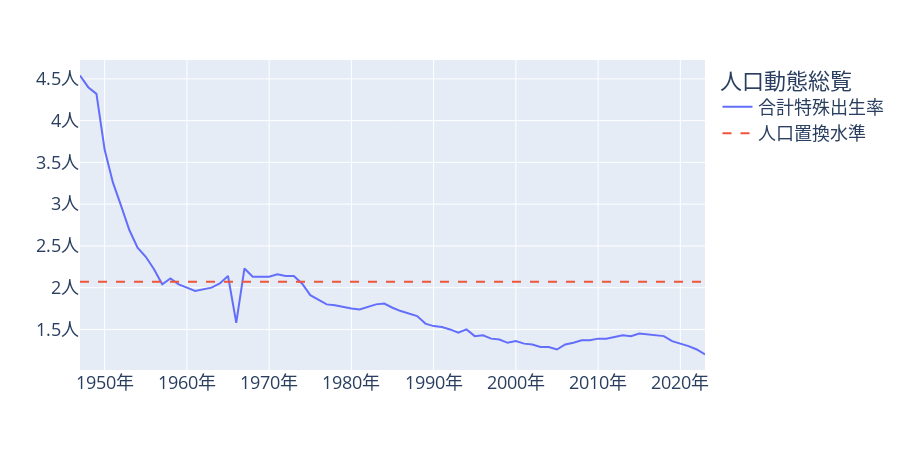

The notebook cell this image was saved under:
### Code cell
tfr_fig = px.line(tfr_df, x="年", y="値", color="人口動態総覧")
tfr_fig.add_trace(go.Scatter(
    # データの「年」の最小と最大を自動で使う
x = [tfr_df["年"].min(), tfr_df["年"].max()], 
    y=[2.07, 2.07],
    mode="lines", 
    line={"dash": "dash"},
    name="人口置換水準"))
tfr_fig.update_layout(width=900, height=450, font={"size": 18},
    xaxis={"ticksuffix": "年", "title": None},
    yaxis= {"ticksuffix": "人", "title": None}
)
tfr_fig.show()

### Figure 1 — Plotly figure (JSON) as saved in the notebook; plotly's stock layout.template omitted (floating-point values rounded to 4 significant figures)
{"data": [{"hovertemplate": "人口動態総覧=合計特殊出生率<br>年=%{x}<br>値=%{y}<extra></extra>", "legendgroup": "合計特殊出生率", "line": {"color": "#636efa", "dash": "solid"}, "marker": {"symbol": "circle"}, "mode": "lines", "name": "合計特殊出生率", "orientation": "v", "showlegend": true, "type": "scatter", "x": [2023, 2022, 2021, 2020, 2019, 2018, 2017, 2016, 2015, 2014, 2013, 2012, 2011, 2010, 2009, 2008, 2007, 2006, 2005, 2004, 2003, 2002, 2001, 2000, 1999, 1998, 1997, 1996, 1995, 1994, 1993, 1992, 1991, 1990, 1989, 1988, 1987, 1986, 1985, 1984, 1983, 1982, 1981, 1980, 1979, 1978, 1977, 1976, 1975, 1974, 1973, 1972, 1971, 1970, 1969, 1968, 1967, 1966, 1965, 1964, 1963, 1962, 1961, 1960, 1959, 1958, 1957, 1956, 1955, 1954, 1953, 1952, 1951, 1950, 1949, 1948, 1947], "xaxis": "x", "y": [1.2, 1.26, 1.3, 1.33, 1.36, 1.42, 1.43, 1.44, 1.45, 1.42, 1.43, 1.41, 1.39, 1.39, 1.37, 1.37, 1.34, 1.32, 1.26, 1.29, 1.29, 1.32, 1.33, 1.36, 1.34, 1.38, 1.39, 1.43, 1.42, 1.5, 1.46, 1.5, 1.53, 1.54, 1.57, 1.66, 1.69, 1.72, 1.76, 1.81, 1.8, 1.77, 1.74, 1.75, 1.77, 1.79, 1.8, 1.85, 1.91, 2.05, 2.14, 2.14, 2.16, 2.13, 2.13, 2.13, 2.23, 1.58, 2.14, 2.05, 2.0, 1.98, 1.96, 2.0, 2.04, 2.11, 2.04, 2.22, 2.37, 2.48, 2.69, 2.98, 3.26, 3.65, 4.32, 4.4, 4.54], "yaxis": "y"}, {"line": {"dash": "dash"}, "mode": "lines", "name": "人口置換水準", "type": "scatter", "x": [1947, 2023], "y": [2.07, 2.07]}], "layout": {"font": {"size": 18}, "height": 450, "legend": {"title": {"text": "人口動態総覧"}, "tracegroupgap": 0}, "margin": {"t": 60}, "width": 900, "xaxis": {"anchor": "y", "domain": [0, 1], "ticksuffix": "年", "title": {}}, "yaxis": {"anchor": "x", "domain": [0, 1], "ticksuffix": "人", "title": {}}}}
